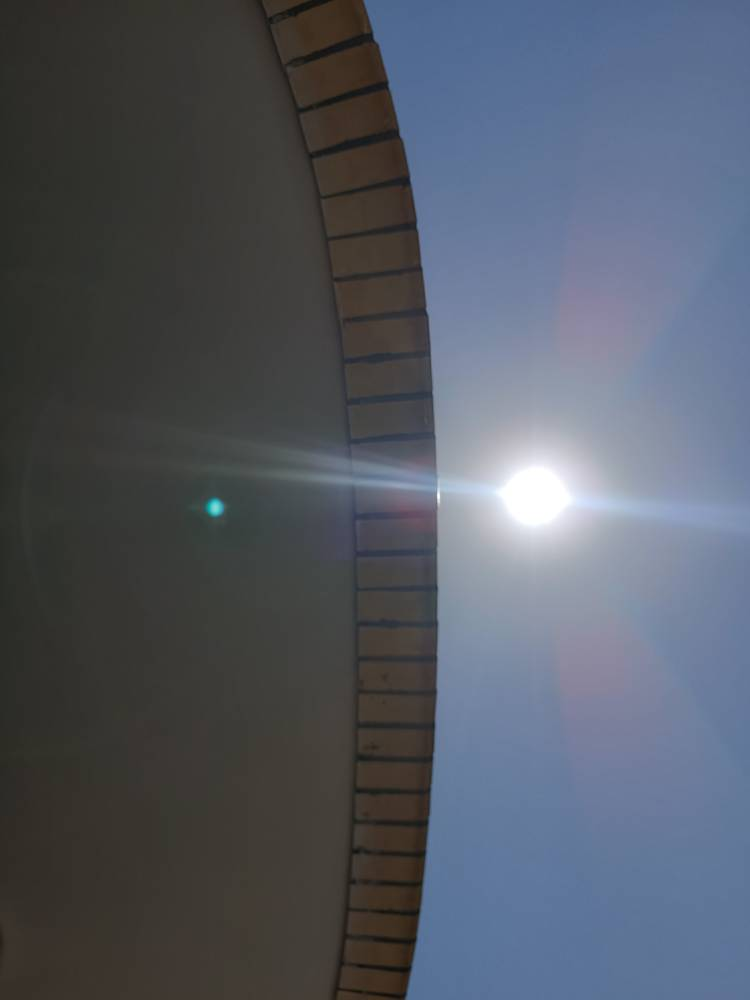
#> input picture Refactor/Images/1785916500250.jpg, 750 x 1000 px; its folder holds only this picture in this run
$ python color_space_inspector.py
#> lines starting #> are read from the running program, lines starting #| are printed output that depends on the picture; after the words box and inside, x2 and y2 are one past the last pixel; in counts of white or black regions, pixels touching at a corner belong together
import cv2
import numpy as np
import sys
import os

INSPECTOR_WIN_NAME = "Pixel Inspector"

def imread_unicode(filepath, flags=cv2.IMREAD_COLOR):
    """
    تابع جایگزین برای cv2.imread جهت پشتیبانی کامل از حروف فارسی و Unicode در مسیر فایل
    """
#> called with flags = 1
    try:
        img_array = np.fromfile(filepath, dtype=np.uint8)
        return cv2.imdecode(img_array, flags)
#> returned value is the input picture: shape (1000, 750, 3); mean B, G, R 100, 89.3, 83.5
    except Exception as e:
        return None

def create_pixel_inspector_panel(r, g, b, h, s, v, l, a, b_lab, y_cb_cr, x, y):
    # افزایش ارتفاع پنل برای جا دادن اطلاعات YCrCb
    panel_w, panel_h = 400, 360
    panel = np.zeros((panel_h, panel_w, 3), dtype=np.uint8)

    color_preview = np.full((60, panel_w - 20, 3), (b, g, r), dtype=np.uint8)
    panel[15:75, 10:panel_w-10] = color_preview

    cv2.rectangle(panel, (10, 15), (panel_w - 10, 75), (200, 200, 200), 1)

    font = cv2.FONT_HERSHEY_SIMPLEX
    cv2.putText(panel, f"Position: X={x}, Y={y}", (15, 100), font, 0.55, (255, 255, 255), 1, cv2.LINE_AA)
    cv2.putText(panel, f"RGB:  R={r:3d}  G={g:3d}  B={b:3d}", (15, 135), font, 0.5, (100, 100, 255), 1, cv2.LINE_AA)
    cv2.putText(panel, f"HSV:  H={h:3d}  S={s:3d}  V={v:3d}", (15, 170), font, 0.5, (255, 200, 100), 1, cv2.LINE_AA)
    cv2.putText(panel, f"LAB:  L={l:3d}  a={a:3d}  b={b_lab:3d}", (15, 205), font, 0.5, (255, 100, 255), 1, cv2.LINE_AA)
    cv2.putText(panel, f"YCrCb: Y={y_cb_cr[0]:3d} Cr={y_cb_cr[1]:3d} Cb={y_cb_cr[2]:3d}", (15, 240), font, 0.5, (100, 255, 255), 1, cv2.LINE_AA)
    cv2.putText(panel, "Move/Click mouse on main image", (15, 315), font, 0.4, (150, 150, 150), 1, cv2.LINE_AA)

    return panel

def process_single_frame(frame, title_prefix="", blur_kernel_size=15, circle_radius=20):
#> called with title_prefix = '1/1 - 1785916500250.jpg', blur_kernel_size = 15, circle_radius = 30
    b_chan, g_chan, r_chan = cv2.split(frame)

    hsv = cv2.cvtColor(frame, cv2.COLOR_BGR2HSV)
#> hsv: shape (1000, 750, 3); mean H, S, V 67.6, 52.3, 104
    h_chan, s_chan, v_chan = cv2.split(hsv)
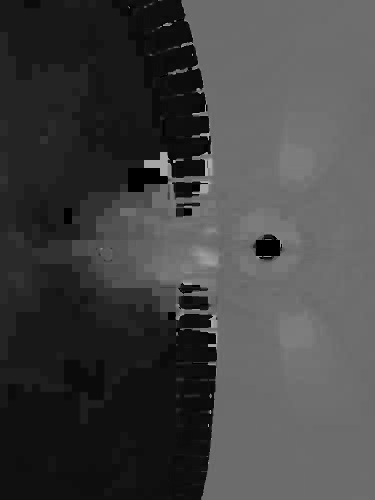
#> h_chan: shape (1000, 750) (shown at 1/2 size); min 0, max 178, mean 67.6
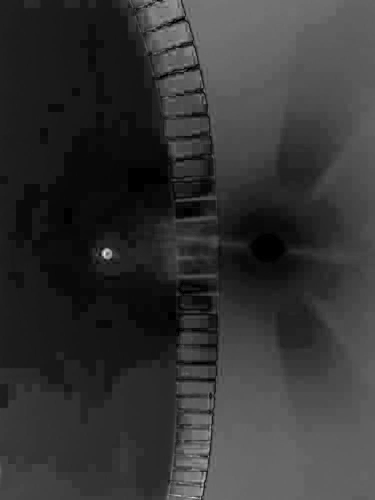
#> s_chan: shape (1000, 750) (shown at 1/2 size); min 0, max 241, mean 52.3

    lab = cv2.cvtColor(frame, cv2.COLOR_BGR2LAB)
#> lab: shape (1000, 750, 3); mean of channels 0, 1, 2 95.1, 128.7, 121.9
    l_chan, a_chan, b_lab_chan = cv2.split(lab)

    # --- اضافه شدن تبدیل فضای رنگی YCrCb ---
    ycrcb = cv2.cvtColor(frame, cv2.COLOR_BGR2YCrCb)
#> ycrcb: shape (1000, 750, 3); mean of channels 0, 1, 2 88.8, 124.3, 134.4
    y_chan, cr_chan, cb_chan = cv2.split(ycrcb)
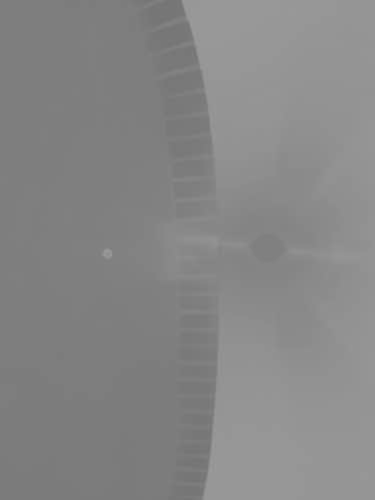
#> cb_chan: shape (1000, 750) (shown at 1/2 size); min 115, max 158, mean 134.4

    # --- اعمال فیلتر گوسی روی کانال L ---
    if blur_kernel_size % 2 == 0:
        blur_kernel_size += 1
    l_chan_blurred = cv2.GaussianBlur(l_chan, (blur_kernel_size, blur_kernel_size), 0)

    channels = {
        "Red (R)": (r_chan, (0, 0, 255)),
        "Green (G)": (g_chan, (0, 255, 0)),
        "Blue (B)": (b_chan, (255, 0, 0)),
        "Hue (H)": (h_chan, (255, 100, 0)),
        "Sat (S)": (s_chan, (0, 255, 128)),
        "Val (V)": (v_chan, (128, 0, 255)),
        "Light (L Blurred)": (l_chan_blurred, (255, 255, 0)),
        "a* (G-R)": (a_chan, (255, 0, 255)),
        "b* (B-Y)": (b_lab_chan, (0, 255, 255)),
        "Y (Luma)": (y_chan, (200, 200, 200)),
        "Cr (Red-Diff)": (cr_chan, (100, 100, 255)),
        "Cb (Blue-Diff)": (cb_chan, (255, 100, 100))
    }

    marked_frame = frame.copy()
    h, w = frame.shape[:2]

    panel_width = 380
    info_panel = np.zeros((h, panel_width, 3), dtype=np.uint8)

    print("=" * 65)
    print(f"📊 آمار حداقل و حداکثر کانال‌ها [{title_prefix}]:")
    print("=" * 65)

    y_offset = 25
    line_height = 20

    cv2.putText(info_panel, "Channel Min / Max Stats", (10, y_offset),
                cv2.FONT_HERSHEY_SIMPLEX, 0.5, (255, 255, 255), 1, cv2.LINE_AA)
    y_offset += line_height + 5

    for name, (channel, color) in channels.items():
        min_val, max_val, min_loc, max_loc = cv2.minMaxLoc(channel)

        print(f"🔹 [{name}]")
        print(f"   ▫️ حداقل (Min): {int(min_val):3d}  در  X={min_loc[0]}, Y={min_loc[1]}")
        print(f"   ▫️ حداکثر (Max): {int(max_val):3d}  در  X={max_loc[0]}, Y={max_loc[1]}")

        if name == "Light (L Blurred)":
            cv2.circle(marked_frame, max_loc, circle_radius, (0, 255, 255), 2)
            cv2.circle(marked_frame, max_loc, 2, (0, 255, 255), -1)

        text_min = f"{name} Min: {int(min_val):3d} @ ({min_loc[0]},{min_loc[1]})"
        text_max = f"{name} Max: {int(max_val):3d} @ ({max_loc[0]},{max_loc[1]})"

        if y_offset + (line_height * 2) < h:
            cv2.putText(info_panel, text_min, (10, y_offset),
                        cv2.FONT_HERSHEY_SIMPLEX, 0.38, color, 1, cv2.LINE_AA)
            y_offset += line_height
            cv2.putText(info_panel, text_max, (10, y_offset),
                        cv2.FONT_HERSHEY_SIMPLEX, 0.38, color, 1, cv2.LINE_AA)
            y_offset += line_height + 4
#> this loop made 12 passes
#> (name, color, min_val, max_val, text_min, text_max, y_offset) on passes 1 to 3: ('Red (R)', (0, 0, 255), 9, 255, 'Red (R) Min:   9 @ (208,506)', 'Red (R) Max: 255 @ (531,469)', 94), ('Green (G)', (0, 255, 0), 12, 255, 'Green (G) Min:  12 @ (385,994)', 'Green (G) Max: 255 @ (531,469)', 138), ('Blue (B)', (255, 0, 0), 2, 255, 'Blue (B) Min:   2 @ (359,991)', 'Blue (B) Max: 255 @ (532,467)', 182)
#> (printed output is left out)
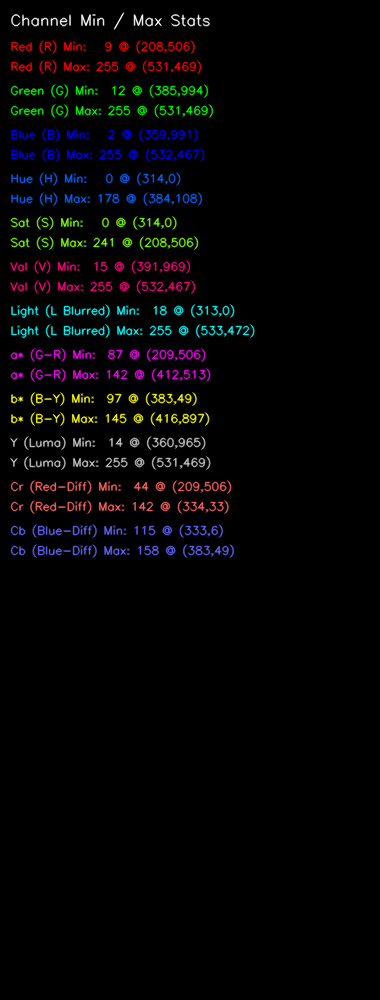
#> info_panel: shape (1000, 380, 3); mean of channels 0, 1, 2 5.2, 4.6, 5; drawn as B, G, R
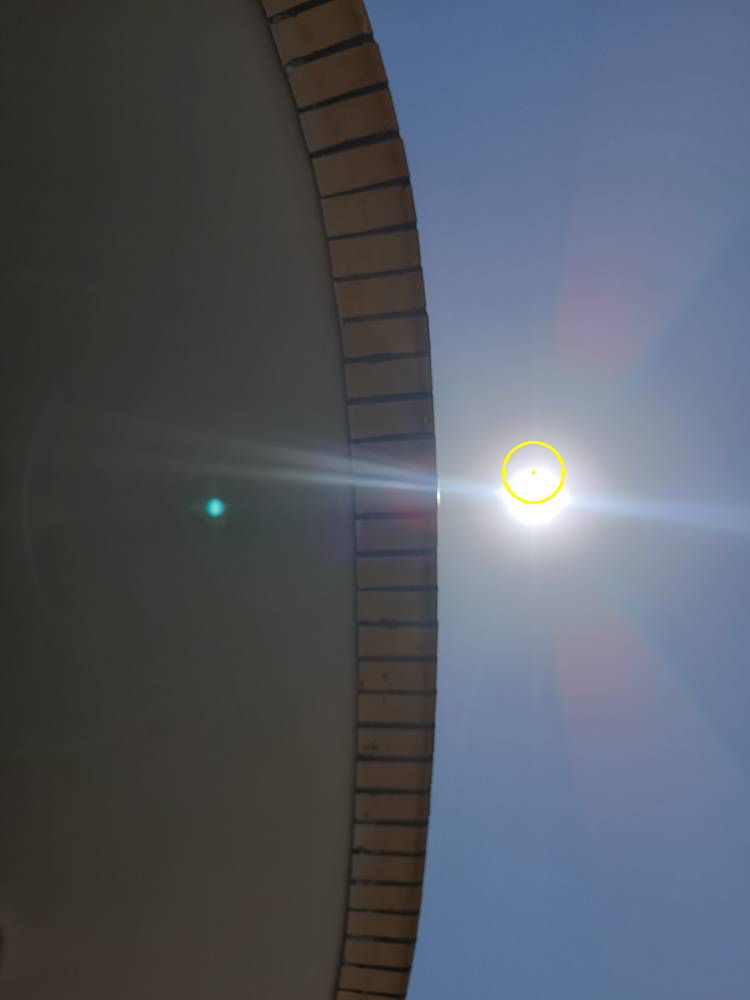
#> marked_frame: shape (1000, 750, 3); 0.08% of pixels changed, all inside (x1, y1, x2, y2) = (502, 441, 565, 504)
#> after the loop, y_offset = 578

    print("=" * 65)

    combined_display = np.hstack((marked_frame, info_panel))
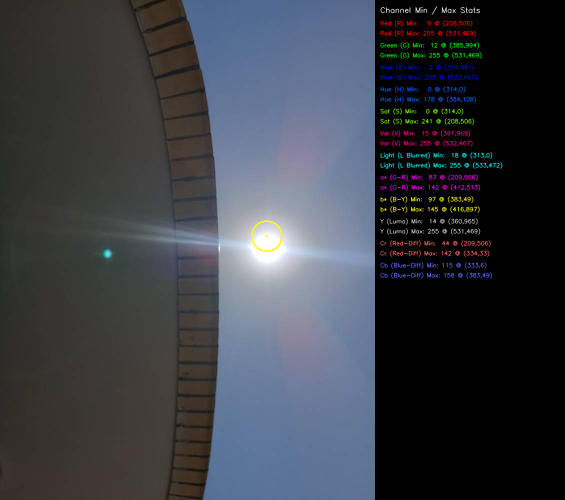
#> combined_display: shape (1000, 1130, 3) (shown at 1/2 size); mean B, G, R 68, 60.8, 57.1
    win_name = "Marked Image with Stats Panel"

    cv2.imshow(win_name, combined_display)

    init_x, init_y = w // 2, h // 2
    b_val, g_val, r_val = frame[init_y, init_x]
#> b_val = 112; g_val = 97; r_val = 94
    inspector_img = create_pixel_inspector_panel(
        r_val, g_val, b_val,
        h_chan[init_y, init_x], s_chan[init_y, init_x], v_chan[init_y, init_x],
        l_chan[init_y, init_x], a_chan[init_y, init_x], b_lab_chan[init_y, init_x],
        ycrcb[init_y, init_x],
        init_x, init_y
    )
#> in create_pixel_inspector_panel, `font = cv2.FONT_HERSHEY_SIMPLEX`: font = 0
#> in create_pixel_inspector_panel, `cv2.putText(panel, "Move/Click mouse on main image", (15, 315), font, ..`:
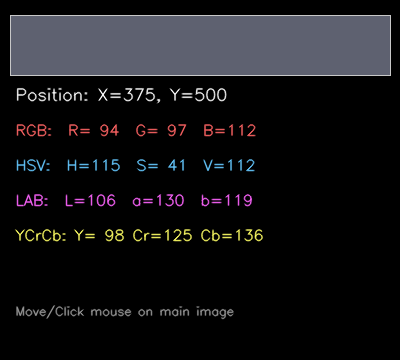
#> panel: shape (360, 400, 3); mean of channels 0, 1, 2 22.8, 20.3, 20.7; drawn as B, G, R
    cv2.imshow(INSPECTOR_WIN_NAME, inspector_img)

    # [19 lines left out: function mouse_event, not called in this run]

    cv2.setMouseCallback(win_name, mouse_event)

def inspect_images_in_folder(input_path, blur_kernel_size=15, circle_radius=25):
    valid_extensions = ('.jpg', '.jpeg', '.png', '.bmp', '.tiff', '.webp')

    if os.path.isdir(input_path):
        image_paths = [os.path.join(input_path, f) for f in os.listdir(input_path)
                       if f.lower().endswith(valid_extensions)]
        image_paths.sort()
    elif os.path.isfile(input_path) and input_path.lower().endswith(valid_extensions):
        image_paths = [input_path]
    else:
        print("❌ مسیر معتبری برای فایل یا پوشه تصاویر یافت نشد!")
        return

    if not image_paths:
        print("❌ هیچ تصویری در پوشه موردنظر یافت نشد.")
        return

    cv2.namedWindow(INSPECTOR_WIN_NAME, cv2.WINDOW_AUTOSIZE)

    total_images = len(image_paths)
    print(f"📂 تعداد {total_images} تصویر جهت پردازش یافت شد.\n")

    for idx, img_path in enumerate(image_paths, start=1):
        frame = imread_unicode(img_path)
        if frame is None:
            print(f"⚠️ تصویر خوانده نشد (احتمالا فایل خراب یا نامعتبر است): {img_path}")
            continue

        file_name = os.path.basename(img_path)
        process_single_frame(
            frame,
            title_prefix=f"{idx}/{total_images} - {file_name}",
            blur_kernel_size=blur_kernel_size,
            circle_radius=circle_radius
        )

        key = cv2.waitKey(0) & 0xFF
#> (key q is pressed here)
        if key == ord('q'):
            print("\n⏹ پردازش متوقف شد.")
            break

    cv2.destroyAllWindows()

if __name__ == "__main__":
    default_dir = "C:/Users/win/Desktop/Images"
    path = sys.argv[1] if len(sys.argv) > 1 else default_dir

    BLUR_KERNEL_SIZE = 15
    CIRCLE_RADIUS = 30

    inspect_images_in_folder(path, blur_kernel_size=BLUR_KERNEL_SIZE, circle_radius=CIRCLE_RADIUS)

$ run again, on Refactor/Images/IMG_20260805_180003.jpg
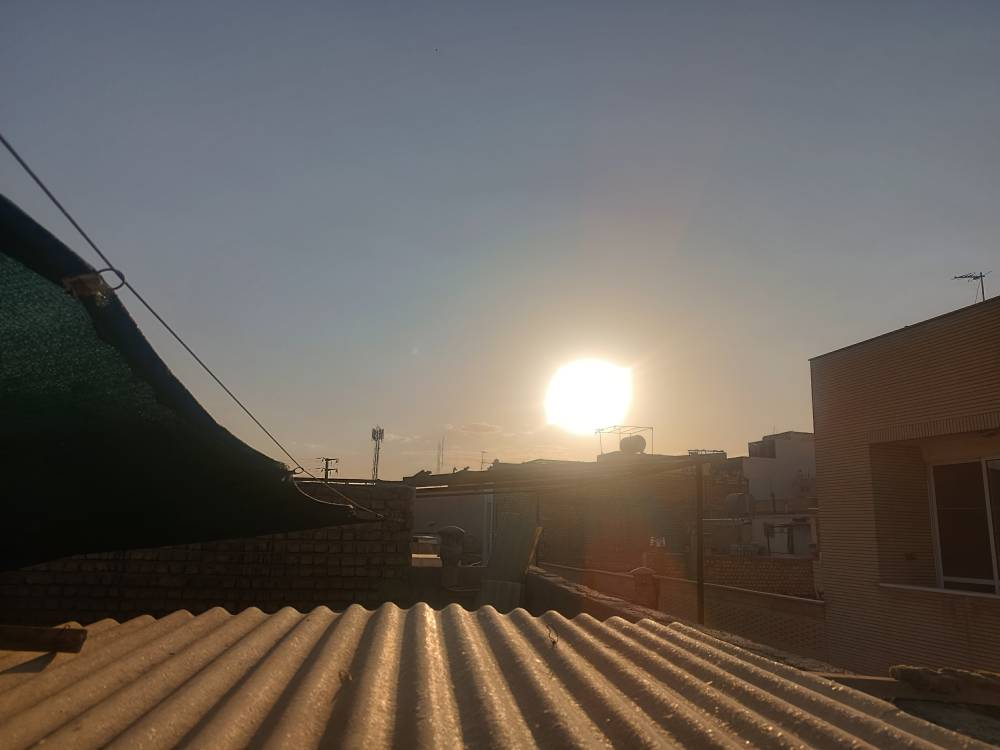
#> input picture Refactor/Images/IMG_20260805_180003.jpg, 1000 x 750 px
#> in imread_unicode, returned value is the input picture: shape (750, 1000, 3); mean B, G, R 90.7, 97.1, 104.3
#> hsv: shape (750, 1000, 3); mean H, S, V 53.2, 72.7, 110.7
#> lab: shape (750, 1000, 3); mean of channels 0, 1, 2 104.4, 130.5, 133
#> ycrcb: shape (750, 1000, 3); mean of channels 0, 1, 2 98.5, 132.2, 123.6
#> the loop in process_single_frame, `for name, (channel, color) in channels.items():` made 12 passes
#> (name, color, min_val, max_val, text_min, text_max, y_offset) on passes 1 to 3: ('Red (R)', (0, 0, 255), 4, 255, 'Red (R) Min:   4 @ (4,250)', 'Red (R) Max: 255 @ (574,358)', 94), ('Green (G)', (0, 255, 0), 0, 255, 'Green (G) Min:   0 @ (223,606)', 'Green (G) Max: 255 @ (577,360)', 138), ('Blue (B)', (255, 0, 0), 0, 255, 'Blue (B) Min:   0 @ (327,459)', 'Blue (B) Max: 255 @ (592,365)', 182)
#> (printed output is left out)
#> after the loop in process_single_frame, `for name, (channel, color) in channels.items():`:
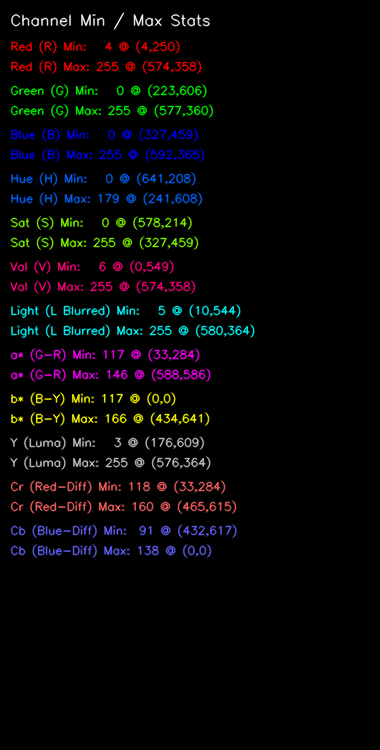
#> info_panel: shape (750, 380, 3); mean of channels 0, 1, 2 7, 6.1, 6.6; drawn as B, G, R
#> after the loop in process_single_frame, `for name, (channel, color) in channels.items():`: y_offset = 578
#> b_val = 151; g_val = 175; r_val = 193
#> font = 0
#> in create_pixel_inspector_panel, `cv2.putText(panel, "Move/Click mouse on main image", (15, 315), font, ..`:
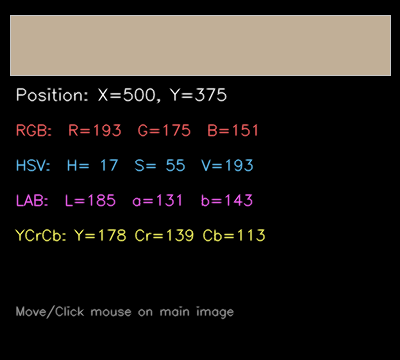
#> panel: shape (360, 400, 3); mean of channels 0, 1, 2 28.9, 32.5, 36.1; drawn as B, G, R

$ run again, on Refactor/Images/IMG_20260805_180034.jpg
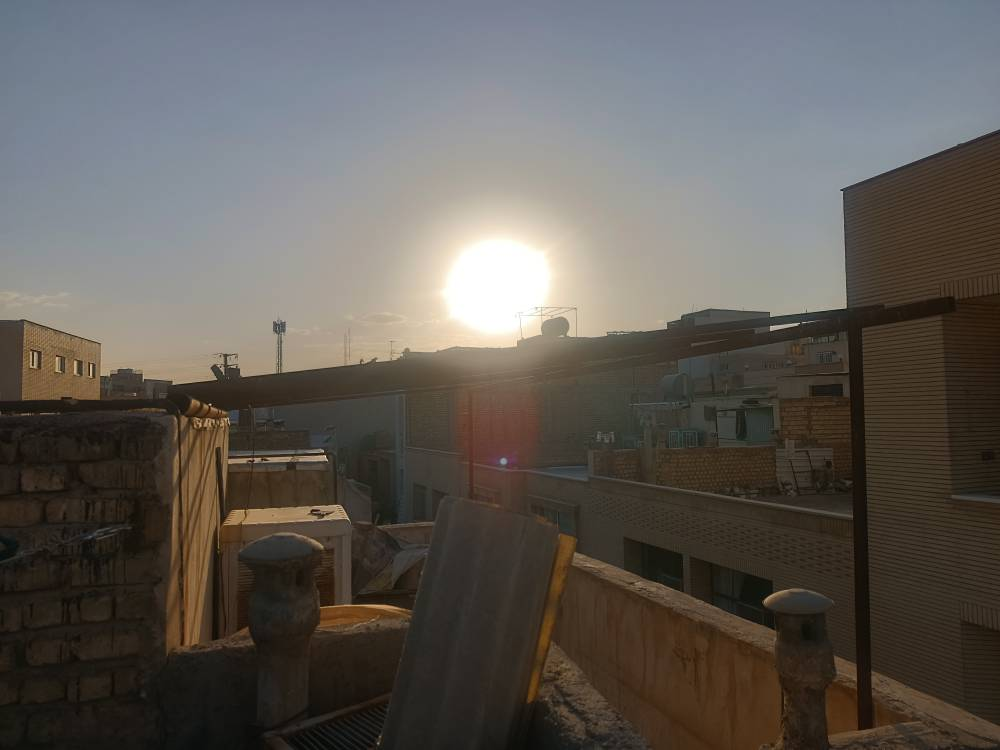
#> input picture Refactor/Images/IMG_20260805_180034.jpg, 1000 x 750 px
#> in imread_unicode, returned value is the input picture: shape (750, 1000, 3); mean B, G, R 86.8, 91.8, 96.5
#> hsv: shape (750, 1000, 3); mean H, S, V 43.4, 67.9, 102.2
#> lab: shape (750, 1000, 3); mean of channels 0, 1, 2 97.4, 129.5, 132.1
#> ycrcb: shape (750, 1000, 3); mean of channels 0, 1, 2 92.6, 130.8, 124.7
#> the loop in process_single_frame, `for name, (channel, color) in channels.items():` made 12 passes
#> (name, color, min_val, max_val, text_min, text_max, y_offset) on passes 1 to 3: ('Red (R)', (0, 0, 255), 2, 255, 'Red (R) Min:   2 @ (311,740)', 'Red (R) Max: 255 @ (488,238)', 94), ('Green (G)', (0, 255, 0), 2, 255, 'Green (G) Min:   2 @ (262,459)', 'Green (G) Max: 255 @ (496,240)', 138), ('Blue (B)', (255, 0, 0), 0, 255, 'Blue (B) Min:   0 @ (998,294)', 'Blue (B) Max: 255 @ (493,244)', 182)
#> (printed output is left out)
#> after the loop in process_single_frame, `for name, (channel, color) in channels.items():`:
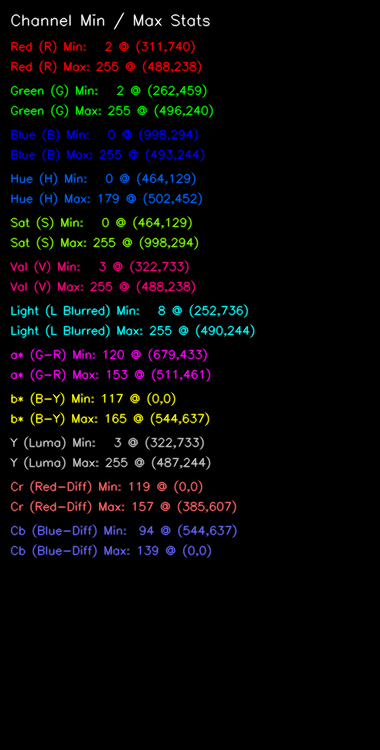
#> info_panel: shape (750, 380, 3); mean of channels 0, 1, 2 7, 6.2, 6.6; drawn as B, G, R
#> after the loop in process_single_frame, `for name, (channel, color) in channels.items():`: y_offset = 578
#> b_val = 94; g_val = 112; r_val = 129
#> font = 0
#> in create_pixel_inspector_panel, `cv2.putText(panel, "Move/Click mouse on main image", (15, 315), font, ..`:
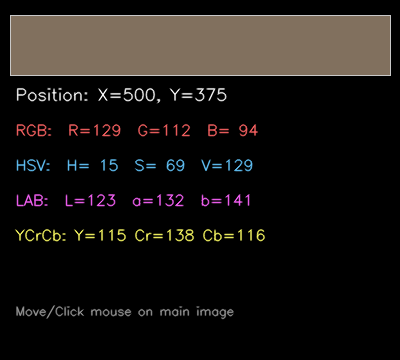
#> panel: shape (360, 400, 3); mean of channels 0, 1, 2 20, 22.7, 26.1; drawn as B, G, R
